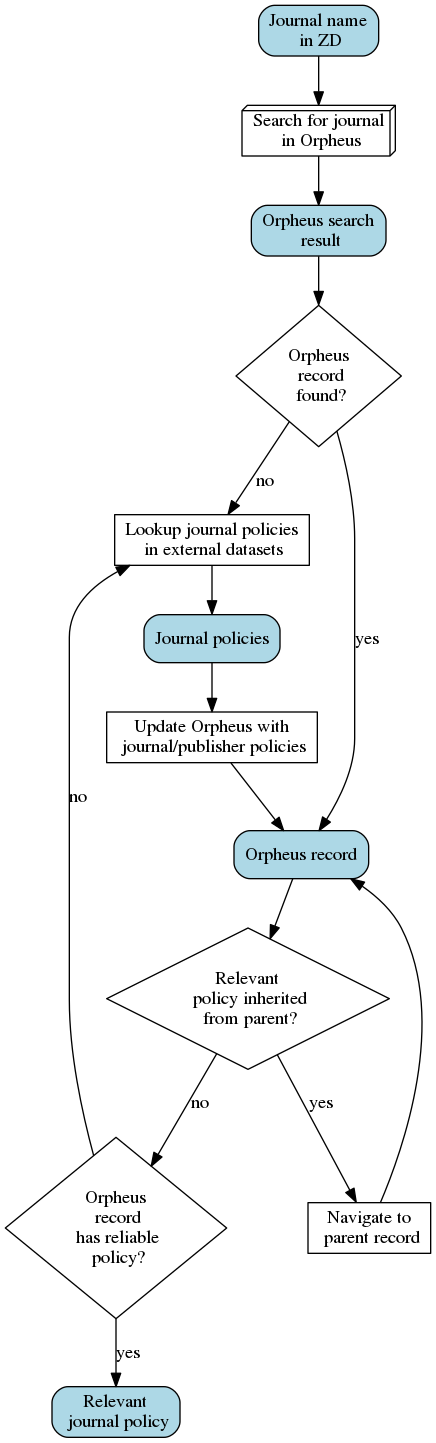

Reproduce this figure in Python.
import pygraphviz as pgv
G = pgv.AGraph('initial-use.dot')
G.layout('dot')
G.draw('initial-use.png')
